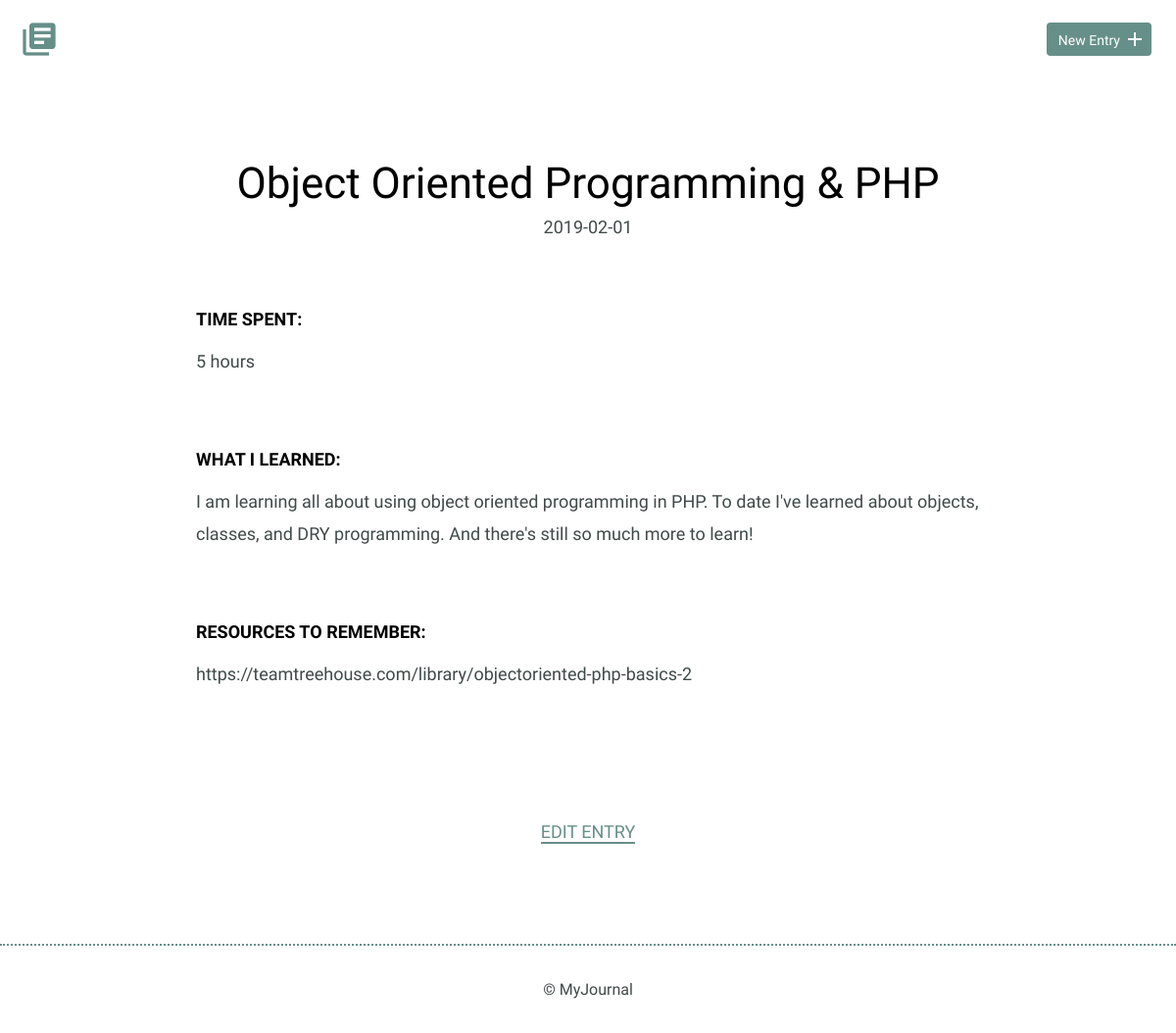
The app's page /detail.php?id=9 with its own data.
### tables this page shows
CREATE TABLE "entries" (
	`id`	INTEGER,
	`title`	TEXT,
	`date`	TEXT,
	`time_spent`	INTEGER,
	`learned`	BLOB,
	`resources`	BLOB,
	PRIMARY KEY(`id`)
);

### detail.php (the view)
<?php
if(isset($_GET['id'])) {
    $id = filter_input(INPUT_GET,'id',FILTER_SANITIZE_NUMBER_INT);
}
include("inc/connection.php");
try {
    $results = $db->prepare('SELECT * FROM entries WHERE id = ?');
    $results->bindParam(1, $id, PDO::PARAM_INT);
    $results->execute();
} catch (Exception $e) {
    echo "Error!: " . $e->getMessage() . "</br>";
    return false;
}
$details = $results->fetch(PDO::FETCH_ASSOC);
include("inc/header.php");
?>
<section>
    <div class="container">
        <div class="entry-list single">
            <article>
                <h1><?php echo $details['title']; ?></h1>
                <time datetime="2016-01-31"><?php echo $details['date']; ?></time>
                <div class="entry">
                    <h3>Time Spent: </h3>
                    <p><?php echo $details['time_spent']; ?></p>
                </div>
                <div class="entry">
                    <h3>What I Learned:</h3>
                    <p><?php echo $details['learned']; ?></p>
                </div>
                <div class="entry">
                    <h3>Resources to Remember:</h3>
                    <p>
                    <?php echo $details['resources']; ?>
                    </p>
                </div>
            </article>
        </div>
    </div>
    <div class="edit">
        <p><a href="edit.php?id=<?php echo $details['id']; ?>"> Edit Entry</a></p>
    </div>
</section>
<?php include("inc/footer.php"); ?>

### css/site.css (style rules this page uses)
body { font-size: 16px; color: #404a49; font-family: 'Cousine', serif; font-weight: 400; }
.container { margin: 0 auto; padding: 0 25px; }
h1, h2, h3 { margin: 0; font-weight: 400; line-height: 1em; color: #000; }
h1 { font-size: 44px; margin-bottom: 12px; }
h3 { font-size: 18px; font-family: 'Work Sans', serif; font-weight: 600; text-transform: uppercase; }
p { line-height: 1.8em; font-size: 18px; }
p a { border-bottom: 2px solid #678f89; padding: 0; color: #678f89; text-decoration: none; }
.entry-list, .edit-entry, .new-entry { max-width: 800px; margin: 0 auto; padding: 70px 0 150px 0; }
.entry-list article { margin-bottom: 70px; text-align: center; }
.entry-list article:last-child { margin-bottom: 0; }
.entry-list.single { padding-bottom: 70px; }
.entry-list.single time { font-size: 18px; }
.entry { max-width: 800px; margin: 75px auto 0 auto; text-align: left; }
.entry p { margin-bottom: 40px; }
.edit { padding-bottom: 80px; text-align: center; margin: 0 auto; }
.edit a { font-weight: 400; text-transform: uppercase; font-size: 18px; }

### records on screen
entries: title "Object Oriented Programming & PHP", date "2019-02-01", time_spent "5 hours", learned "I am learning all about using object oriented programming in PHP. To date I've learned about objects, classes, and DRY programming. And there's still so much more to learn!", resources "https://teamtreehouse.com/library/objectoriented-php-basics-2"
